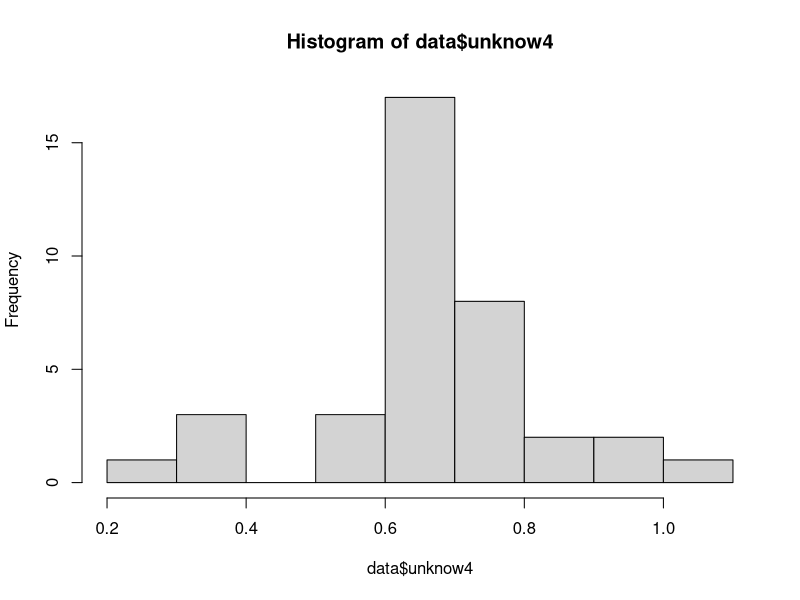

R code for this plot:
### label samples for any analyses ###

# custum functions to calculate number of observastions and se without se
lengthWithoutNA <- function(x){
  l <- length(which(!is.na(x)))
  return(l)
}

s.err.na <- function(x){
  se <- sd(x, na.rm = T)/sqrt(lengthWithoutNA(x))
  return(se)
}

library(tidyverse)
# read the file with the info for each plant
labels <- read.csv('phlData/summary_sampled_plants_long.csv')
# assing CO2 treatment
labels <- labels %>% mutate(CO2 = ifelse(phytotron == 1, 'elevated', 'ambient'))
# read the data
data <- read.csv('phlData/Templete_analisis_resultados_NSC.csv')
data <- data %>% rename(ID_plant = ID)
# label correctly
data <- dplyr::left_join(data, labels, by = 'ID_plant')
# have a quick look at the mean and sd

data %>%  group_by(CO2, N_days_w, campaign) %>% 
  summarise(sac = mean(unknow4, na.rm = T), sac.se = sd(unknow4, na.rm = T), N_sac = lengthWithoutNA(unknow4))

# check for effects
hist(data$unknow4)
summary(lm(unknow4 ~ CO2 * N_days_w, data = data))
